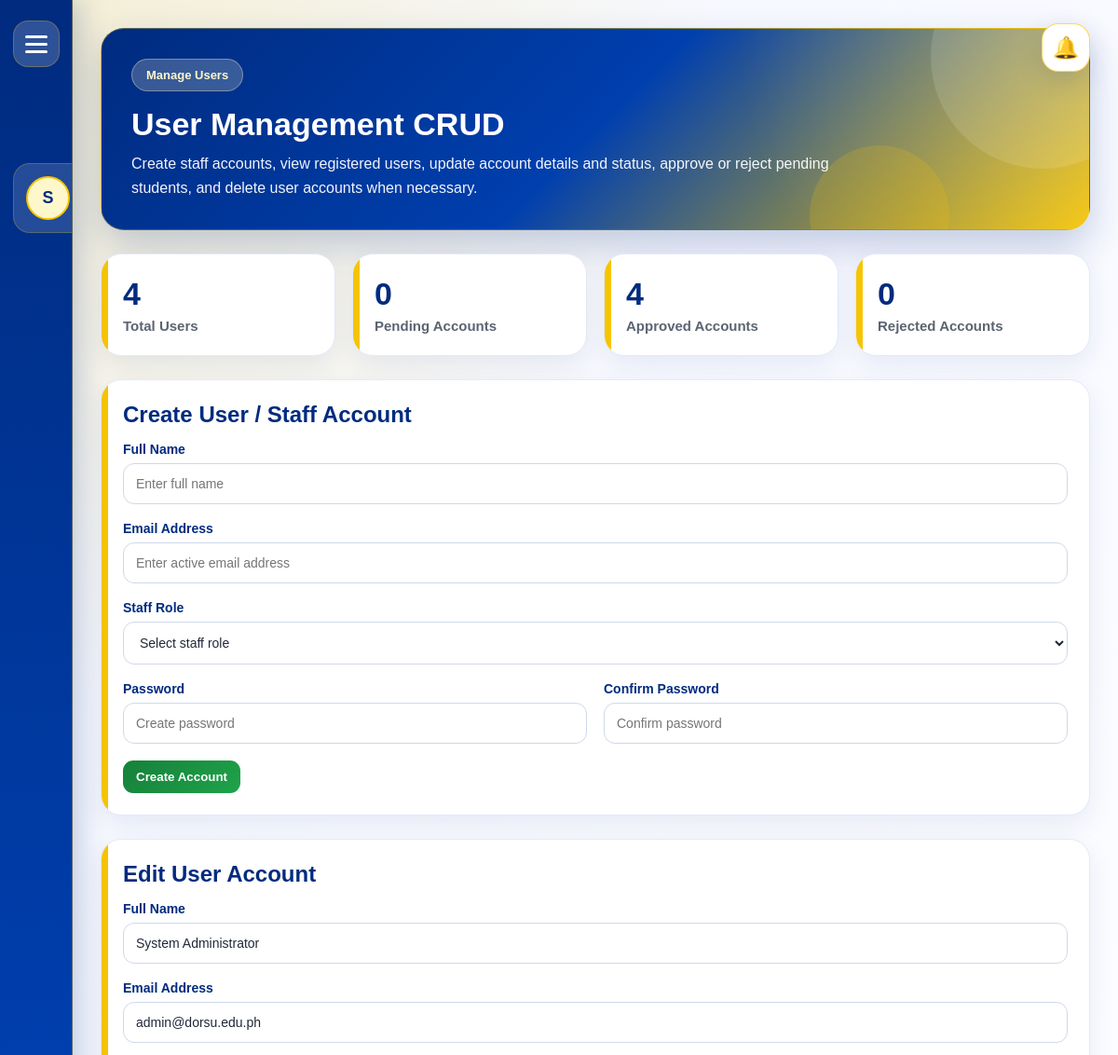
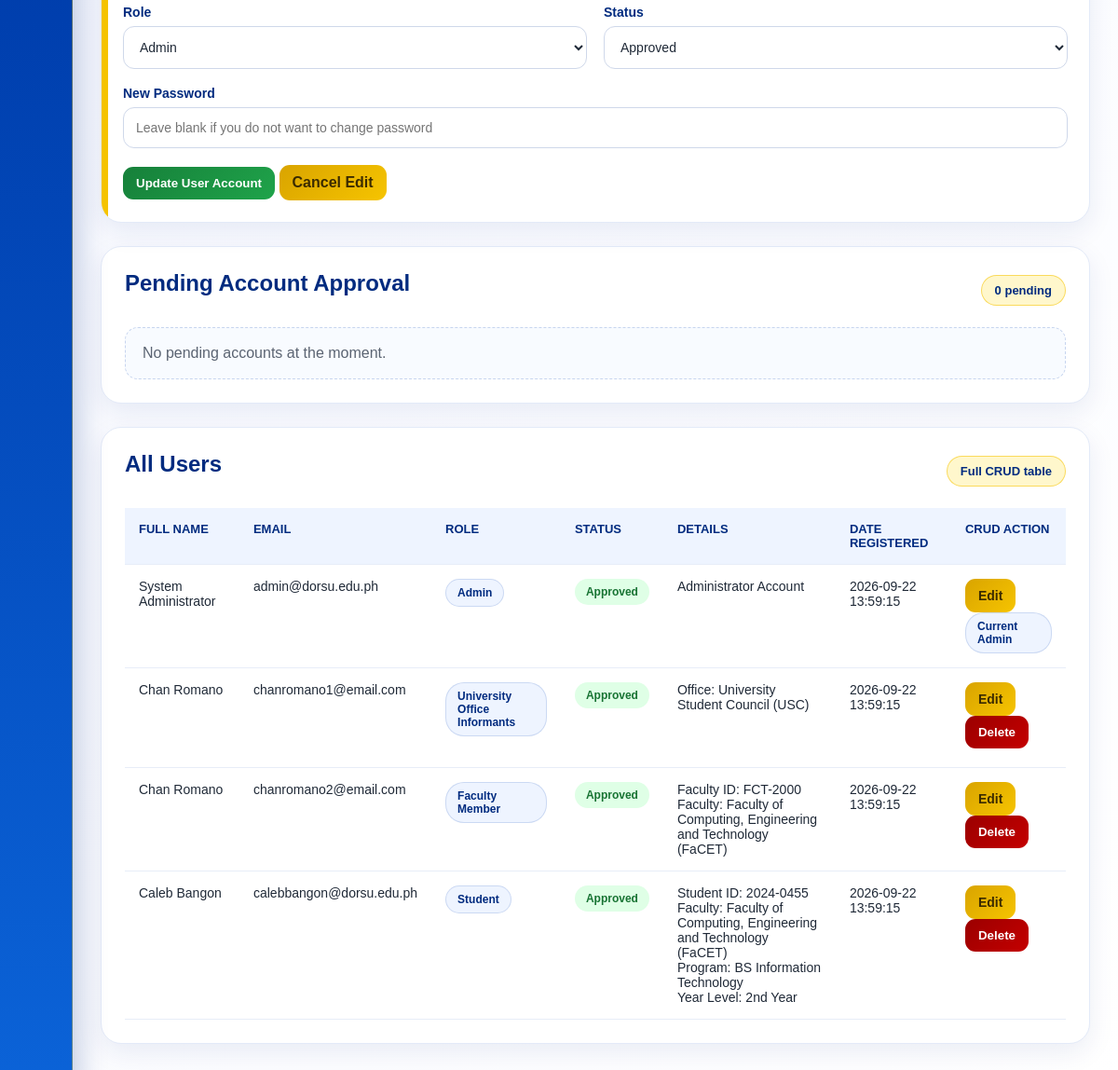
Screenshot of /dashboards/admin_dashboard.php?page=manage_users&edit_user=1 (signed in) with the database file from the repository (2 pictures, top to bottom).
### tables this page shows
CREATE TABLE users (
    id INT AUTO_INCREMENT PRIMARY KEY,
    full_name VARCHAR(150) NOT NULL,
    email VARCHAR(150) NOT NULL UNIQUE,
    password VARCHAR(255) NOT NULL,
    role ENUM('admin', 'informant', 'faculty', 'student') NOT NULL,
    student_id VARCHAR(50) NULL,
    faculty_id VARCHAR(50) NULL,
    office_name VARCHAR(150) NULL,
    program VARCHAR(150) NULL,
    year_level VARCHAR(50) NULL,
    section VARCHAR(50) NULL,
    department VARCHAR(150) NULL,
    status ENUM('pending', 'approved', 'rejected') DEFAULT 'pending',
    created_at TIMESTAMP DEFAULT CURRENT_TIMESTAMP,
    reset_code VARCHAR(10) NULL,
    reset_code_expires DATETIME NULL
);

### dashboards/admin_dashboard.php (the view, shortened to what the rows shown need)
<?php
require_once "../classes/Dashboard.php";
require_once "../classes/UserManager.php";
$dashboard = new Dashboard($conn);
$userManager = new UserManager($conn);
$message = "";
$messageType = "";
$page = isset($_GET["page"]) ? $_GET["page"] : "home";
function getRoleDisplayName($role) {
    if ($role === "informant") {
        return "University Office Informants";
    }
    if ($role === "faculty") {
        return "Faculty Member";
    }
    if ($role === "student") {
        return "Student";
    }
    if ($role === "admin") {
        return "Admin";
    }
    return ucfirst($role);
}
$totalUsers = $dashboard->getTotalUsers();
$pendingUsers = $dashboard->getTotalByStatus("pending");
$approvedUsers = $dashboard->getTotalByStatus("approved");
$rejectedUsers = $dashboard->getTotalByStatus("rejected");
$totalStudents = $dashboard->getTotalByRole("student");
$totalFaculty = $dashboard->getTotalByRole("faculty");
$totalInformants = $dashboard->getTotalByRole("informant");
$totalAnnouncements = $dashboard->getTotalAnnouncements();
$allUsersList = $userManager->getAllUsers();
$editingUser = null;
if ($page === "manage_users" && isset($_GET["edit_user"])) {
    $editingUser = $userManager->getUserById(intval($_GET["edit_user"]));
}
?>
<!DOCTYPE html>
<html lang="en">
<head>
</head>
<body>
<div class="layout">
    <main class="main">
        <?php if ($page === "home"): ?>
            <section class="dashboard-header">
                <div class="header-content">
                    <span class="header-badge">Admin Dashboard</span>
                    <h1>Welcome, <?php echo htmlspecialchars(getUserFullName()); ?>!</h1>
                    <p>
                        <?php echo htmlspecialchars($dashboard->getWelcomeMessage("admin")); ?>
                        Use this dashboard to approve students, create staff accounts,
                        monitor account status, and prepare the system for official university announcements.
                    </p>
                </div>
            </section>
            <?php include __DIR__ . "/weather_widget.php"; ?>
            <?php if (!empty($message)): ?>
                <div class="message <?php echo $messageType; ?>">
                    <?php echo htmlspecialchars($message); ?>
                </div>
            <?php endif; ?>
            <section class="cards">
                <div class="card">
                    <div class="card-top">
                        <h3>Total Users</h3>
                    </div>
                    <h2><?php echo $totalUsers; ?></h2>
                </div>
                <div class="card">
                    <div class="card-top">
                        <h3>Pending Accounts</h3>
                    </div>
                    <h2><?php echo $pendingUsers; ?></h2>
                </div>
                <div class="card">
                    <div class="card-top">
                        <h3>Approved Accounts</h3>
                    </div>
                    <h2><?php echo $approvedUsers; ?></h2>
                </div>
                <div class="card">
                    <div class="card-top">
                        <h3>Rejected Accounts</h3>
                    </div>
                    <h2><?php echo $rejectedUsers; ?></h2>
                </div>
                <div class="card">
                    <div class="card-top">
                        <h3>Students</h3>
                    </div>
                    <h2><?php echo $totalStudents; ?></h2>
                </div>
                <div class="card">
                    <div class="card-top">
                        <h3>Faculty Members</h3>
                    </div>
                    <h2><?php echo $totalFaculty; ?></h2>
                </div>
                <div class="card">
                    <div class="card-top">
                        <h3>University Office Informants</h3>
                    </div>
                    <h2><?php echo $totalInformants; ?></h2>
                </div>
                <div class="card">
                    <div class="card-top">
                        <h3>Total Announcements</h3>
                    </div>
                    <h2><?php echo $totalAnnouncements; ?></h2>
                </div>
            </section>
        <?php elseif ($page === "manage_users"): ?>
            <section class="dashboard-header">
                <div class="header-content">
                    <h1>User Management CRUD</h1>
                </div>
            </section>
            <section class="form-box">
                <h2>Create User / Staff Account</h2>
            </section>
            <?php if ($editingUser): ?>
                <section class="form-box">
                    <h2>Edit User Account</h2>
                    <form method="POST" action="admin_dashboard.php?page=manage_users">
                        <div class="staff-grid">
                            <div class="form-group full">
                                <label>Full Name</label>
                                <input type="text" name="edit_full_name" value="<?php echo htmlspecialchars($editingUser["full_name"]); ?>" required>
                            </div>
                            <div class="form-group full">
                                <label>Email Address</label>
                                <input type="email" name="edit_email" value="<?php echo htmlspecialchars($editingUser["email"]); ?>" required>
                            </div>
                            <div class="form-group">
                                <label>Role</label>
                                <select name="edit_role" id="editRole" required onchange="showEditFields()">
                                    <option value="admin" <?php echo $editingUser["role"] === "admin" ? "selected" : ""; ?>>Admin</option>
                                </select>
                            </div>
                            <div class="form-group">
                                <label>Status</label>
                                <select name="edit_status" required>
                                    <option value="approved" <?php echo $editingUser["status"] === "approved" ? "selected" : ""; ?>>Approved</option>
                                </select>
                            </div>
                            <div class="form-group full">
                                <label>New Password</label>
                                <input type="password" name="edit_password" placeholder="Leave blank if you do not want to change password">
                            </div>
                        </div>
                        <br>
                        <button type="submit" name="update_user_account" class="btn add-btn">
                            Update User Account
                        </button>
                        <a href="admin_dashboard.php?page=manage_users" class="btn draft-btn">
                            Cancel Edit
                        </a>
                    </form>
                </section>
            <?php elseif (isset($_GET["edit_user"])): ?>
                <div class="message error">
                    User account not found.
                </div>
            <?php endif; ?>
            <section class="section">
                <div class="section-header">
                    <h2>Pending Account Approval</h2>
                </div>
            </section>
            <section class="section">
                <div class="section-header">
                    <h2>All Users</h2>
                </div>
                <?php if ($allUsersList && $allUsersList->num_rows > 0): ?>
                    <table>
                        <thead>
                            <tr>
                                <th>Full Name</th>
                                <th>Email</th>
                                <th>Role</th>
                                <th>Status</th>
                                <th>Details</th>
                                <th>Date Registered</th>
                                <th>CRUD Action</th>
                            </tr>
                        </thead>
                        <tbody>
                            <?php while ($user = $allUsersList->fetch_assoc()): ?>
                                <tr>
                                    <td><?php echo htmlspecialchars($user["full_name"]); ?></td>
                                    <td><?php echo htmlspecialchars($user["email"]); ?></td>
                                    <td>
                                        <span class="badge role">
                                            <?php echo htmlspecialchars(getRoleDisplayName($user["role"])); ?>
                                        </span>
                                    </td>
                                    <td>
                                        <span class="badge <?php echo htmlspecialchars($user["status"]); ?>">
                                            <?php echo htmlspecialchars($user["status"]); ?>
                                        </span>
                                    </td>
                                    <td>
                                        <?php if ($user["role"] === "student"): ?>
                                            Student ID: <?php echo htmlspecialchars($user["student_id"]); ?><br>
                                            Faculty: <?php echo htmlspecialchars($user["department"]); ?><br>
                                            Program: <?php echo htmlspecialchars($user["program"]); ?><br>
                                            Year Level: <?php echo htmlspecialchars($user["year_level"]); ?>
                                        <?php elseif ($user["role"] === "faculty"): ?>
                                            Faculty ID: <?php echo htmlspecialchars($user["faculty_id"]); ?><br>
                                            Faculty: <?php echo htmlspecialchars($user["department"]); ?>
                                        <?php elseif ($user["role"] === "informant"): ?>
                                            Office: <?php echo htmlspecialchars($user["office_name"]); ?>
                                        <?php else: ?>
                                            Administrator Account
                                        <?php endif; ?>
                                    </td>
                                    <td><?php echo htmlspecialchars($user["created_at"]); ?></td>
                                    <td>
                                        <a href="admin_dashboard.php?page=manage_users&edit_user=<?php echo $user["id"]; ?>" class="btn draft-btn">
                                            Edit
                                        </a>
                                        <?php if (intval($user["id"]) !== intval($_SESSION["user_id"])): ?>
                                            <form method="POST" class="action-form" action="admin_dashboard.php?page=manage_users" onsubmit="return confirm('Are you sure you want to delete this user account?');">
                                                <button type="submit" name="delete_user_account" class="btn reject">Delete</button>
                                            </form>
                                        <?php else: ?>
                                            <span class="badge role">Current Admin</span>
                                        <?php endif; ?>
                                    </td>
                                </tr>
                            <?php endwhile; ?>
                        </tbody>
                    </table>
                <?php else: ?>
                    <div class="empty">No users found.</div>
                <?php endif; ?>
            </section>
        <?php endif; ?>
    </main>
</div>
</body>
</html>

### rows the page displays
users: edit_full_name "System Administrator", edit_email "admin@dorsu.edu.ph", edit_role "Admin", edit_status "Approved", full_name "System Administrator", email "admin@dorsu.edu.ph", role "Admin", status "Approved", shows "Administrator Account", created_at "2026-09-22 13:59:15", shows "Current Admin"
users: full_name "Chan Romano", email "chanromano1@email.com", role "University Office Informants", status "Approved", office_name "University Student Council (USC)", created_at "2026-09-22 13:59:15"
users: full_name "Chan Romano", email "chanromano2@email.com", role "Faculty Member", status "Approved", faculty "FCT-2000", department "Faculty of Computing, Engineering and Technology (FaCET)", created_at "2026-09-22 13:59:15"
users: full_name "Caleb Bangon", email "calebbangon@dorsu.edu.ph", role "Student", status "Approved", student "2024-0455", department "Faculty of Computing, Engineering and Technology (FaCET)", program "BS Information Technology", year_level "2nd Year", created_at "2026-09-22 13:59:15"

### other values shown
substr(getUserFullName(), 0, 1) "S"
$totalUsers "4"
$pendingUsers "0"
$approvedUsers "4"
$rejectedUsers "0"
